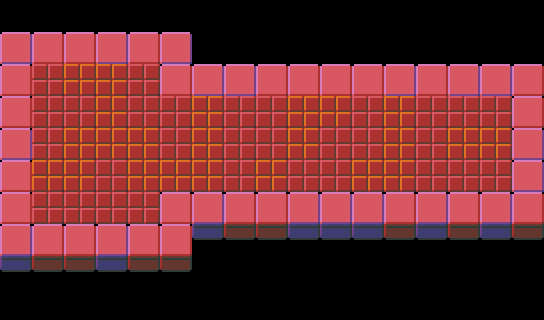

Below is a game level as drawn by its tile map, then a one-line description and the .tmx that defines it (tile-layer data replaced by summaries):
An orthogonal 17x10 tile map with 32x32 px tiles, 4 tile layers (Bricks, Background, firstFloor, secondFloor), 2 tilesets and 13 objects (4x Creepspawn, 4x Key, 3x Doors, MonsterSpawn, Exit).

<map version="1.0" orientation="orthogonal" width="17" height="10" tilewidth="32" tileheight="32">
 <tileset firstgid="1" name="tiles" tilewidth="32" tileheight="32">
  <image source="../images/tiles.png" width="480" height="1024" />
 </tileset>
 <tileset firstgid="481" name="objects" tilewidth="32" tileheight="32">
  <image source="../images/objects.png" width="256" height="256" />
 </tileset>
 <layer name="Bricks" width="17" height="10" opacity="0.97">
  <properties>
   <property name="tileset" value="tiles" />
  </properties>
  <data>[170 cells, 32 non-empty, 2 distinct tile ids]</data>
 </layer>
 <layer name="Background" width="17" height="10">
  <properties>
   <property name="tileset" value="tiles" />
  </properties>
  <data>[170 cells, 17 non-empty, 2 distinct tile ids]</data>
 </layer>
 <layer name="firstFloor" width="17" height="10">
  <properties>
   <property name="tileset" value="tiles" />
  </properties>
  <data>[170 cells, 53 non-empty, 2 distinct tile ids]</data>
 </layer>
 <layer name="secondFloor" width="17" height="10">
  <properties>
   <property name="tileset" value="tiles" />
  </properties>
  <data>[170 cells, 44 non-empty, 2 distinct tile ids]</data>
 </layer>
 <objectgroup name="Objects" width="17" height="10">
  <object type="Creepspawn" gid="481" x="128" y="160" />
  <object type="Creepspawn" gid="481" x="96" y="160" />
  <object type="Creepspawn" gid="481" x="96" y="192" />
  <object type="Creepspawn" gid="481" x="128" y="192" />
  <object type="MonsterSpawn" gid="483" x="32" y="224" />
  <object type="Exit" gid="11" x="480" y="176" />
  <object type="Key" gid="482" x="224" y="128">
   <properties>
    <property name="id" value="0" />
   </properties>
  </object>
  <object type="Doors" gid="11" x="288" y="128">
   <properties>
    <property name="id" value="0" />
   </properties>
  </object>
  <object type="Key" gid="482" x="224" y="160">
   <properties>
    <property name="id" value="0" />
   </properties>
  </object>
  <object type="Key" gid="482" x="224" y="160">
   <properties>
    <property name="id" value="0" />
   </properties>
  </object>
  <object type="Key" gid="482" x="224" y="192">
   <properties>
    <property name="id" value="0" />
   </properties>
  </object>
  <object type="Doors" gid="11" x="288" y="160">
   <properties>
    <property name="id" value="0" />
   </properties>
  </object>
  <object type="Doors" gid="11" x="288" y="192">
   <properties>
    <property name="id" value="0" />
   </properties>
  </object>
 </objectgroup>
</map>
